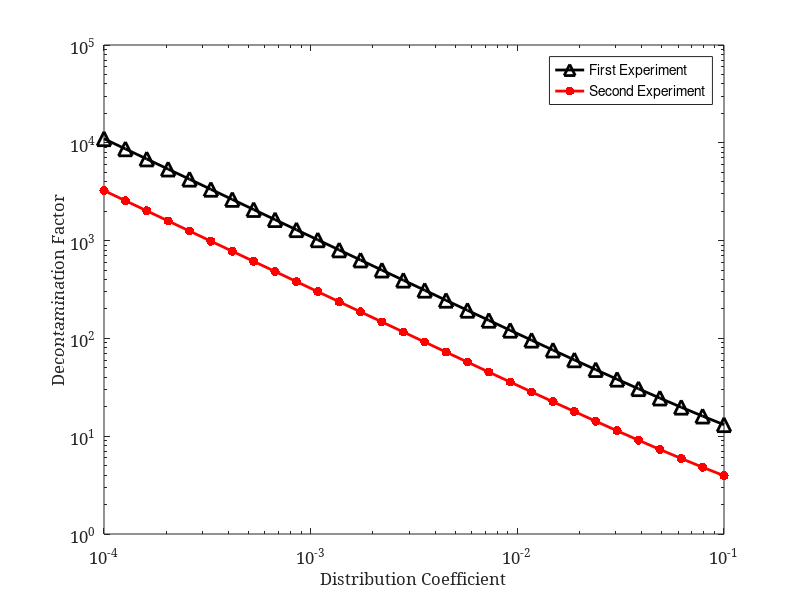

Reproduce this figure in MATLAB.
%This program makes a graph showing how volume affects the mass in each 
% portion of solutionm, and single Step decontamination factors.

N=30; % Make N = 30 for prettier graphs

%%%%%%%%%%%%%%%%%%%%%%%%%%%%%%%%%%%%%%%%%%%%%%%%%%%%%%%%%%%%%%%%%%%%%%%%%%%
%%%%%%%%%%%%%%%%%%%%% Variables/Input/Setup %%%%%%%%%%%%%%%%%%%%%%%%%%%%%%%
%%%%%%%%%%%%%%%%%%%%%%%%%%%%%%%%%%%%%%%%%%%%%%%%%%%%%%%%%%%%%%%%%%%%%%%%%%%

%Volume of TBP added to stock solution (extraction)
vt=0.5;         %Linear Space

%Volume of stock solution 
vh=0.5;

%Distribution coefficents
DR=[14,logspace(-4,-1,N)];

%Mass Percent in TBP first contact
pt=zeros(length(DR),1);
%Mass Percent in TBP second conatct
pt2=zeros(length(DR),1);
%Mass Percent in TBP third contact
pt3=zeros(length(DR),1);
%Mass Percent in TBP fourth contact
pt4=zeros(length(DR),1);

%Mass Percent in product 1 extraction 1 back-extraction
ph1e1b=zeros(length(DR),1);
%Mass Percent in product 4 extraction 1 back-extraction
ph4e1b=zeros(length(DR),1);
%Mass Percent in product 4 extraction 2 back-extraction
ph4e2b=zeros(length(DR),1);
%Mass Percent in product 4 extraction 3 back-extraction
ph4e3b=zeros(length(DR),1);

%Sum of mass percent after four contacts
spt2=zeros(length(DR),1);
spt3=zeros(length(DR),1);
spt4=zeros(length(DR),1);

%Sum of mass percent after four extractions and three back-extractions
sph4e3b=zeros(length(DR),1);

%Decontamination factor with respect to Pu 1 extraction 1 back-extraction
DF=zeros(length(DR)-1,1);
%Decontamination factor with respect to Pu 4 extraction 3 back-extraction
DF4=zeros(length(DR)-1,1);


%%%%%%%%%%%%%%%%%%%%%%%%%%%%%%%%%%%%%%%%%%%%%%%%%%%%%%%%%%%%%%%%%%%%%%%%%%%
%%%%%%%%%%%%%%%%%%%%%%%%%% Calculations %%%%%%%%%%%%%%%%%%%%%%%%%%%%%%%%%%%
%%%%%%%%%%%%%%%%%%%%%%%%%%%%%%%%%%%%%%%%%%%%%%%%%%%%%%%%%%%%%%%%%%%%%%%%%%%


%%%%%%%%%%%%%%%%%%%%%%%%%%%%%%%%% Extraction %%%%%%%%%%%%%%%%%%%%%%%%%%%%%%
%%%%%%% Calculate the percent in TBP for each Distribution ratio %%%%%%%%%%



%Multiply the separation by 5/7 because we remove only 0.5 ml not 0.7
Hold_up=5/7;
%Hold_up=1;

for i=1:length(DR)
   
   %First contact
   pt(i,1)=1./(1+(1/DR(i)).*(vh./vt)).*Hold_up;
   
   %Second Contact (if we keep the volume ratio the same between the first
   %and second contacts)
   pt2(i,1)=(1-pt(i,1)).*pt(i,1);
   
   %Third (I think this is right)
   pt3(i,1)=(1-pt2(i,1)-pt(i,1)).*pt(i,1);
   
   %Fourth (I think this is right)
   pt4(i,1)=(1-pt3(i,1)-pt2(i,1)-pt(i,1)).*pt(i,1);
   
   %Let us add up all the previous
   spt2(i,1)=pt(i,1)+pt2(i,1);
   spt3(i,1)=pt(i,1)+pt2(i,1)+pt3(i,1);
   spt4(i,1)=pt(i,1)+pt2(i,1)+pt3(i,1)+pt4(i,1); 
end

plot(DR,pt)





%%%%%%%%%%%%%%%%%%%%%%%%%%%%%%%%%%%% Back Extraction %%%%%%%%%%%%%%%%%%%%%%

%Let us assume Pu back extracts in Pu(III)

%Mass Percent in product 1 extraction 1 back-extraction
%Assume DR=0.0223
hold_up=0.5/0.6;
hold_up=1;
ph1e1b(1,1)=pt(1,1)*(1-1/(1+(1/0.0223)*(0.6/0.5)))*(hold_up);

DR_Pu_be=0.6;
vh_vt_be=2.1/2.0;
hold_up=2.0/2.1;

%Percent in TBP
TBP=1/(1+(1/DR_Pu_be)*vh_vt_be);

%Mass Percent in product 4 extraction 1 back-extraction
ph4e1b(1,1)=spt4(1,1)*(1-TBP)*hold_up;
%Mass Percent in product 4 extraction 2 back-extraction
ph4e2b(1,1)=(spt4(1,1)-ph4e1b(1,1))*(1-TBP)*hold_up;
%Mass Percent in product 4 extraction 3 back-extraction
ph4e3b(1,1)=(spt4(1,1)-ph4e1b(1,1)-ph4e2b(1,1))*(1-TBP)*hold_up;

%We added them all up
sph4e3b(1,1)=ph4e1b(1,1)+ph4e2b(1,1)+ph4e3b(1,1);

for i=2:length(DR)
    %DR here should get lower because we are lowering HNO3 concentration
    ph1e1b(i,1)=pt(i,1)*(1-1/(1+(1/(DR(i)))*(0.6/0.5)))*(0.5/0.6); 
    
    %Percent in TBP
    TBP=1/(1+(1/((DR(i)*1))*vh_vt_be));

    %Mass Percent in product 4 extraction 1 back-extraction
    ph4e1b(i,1)=spt4(i,1)*(1-TBP)*hold_up;
    %Mass Percent in product 4 extraction 2 back-extraction
    ph4e2b(i,1)=(spt4(i,1)-ph4e1b(i,1))*(1-TBP)*hold_up;
    %Mass Percent in product 4 extraction 3 back-extraction
    ph4e3b(i,1)=(spt4(i,1)-ph4e1b(i,1)-ph4e2b(i,1))*(1-TBP)*hold_up;

    %We added them all up
    sph4e3b(i,1)=ph4e1b(i,1)+ph4e2b(i,1)+ph4e3b(i,1);
    
end





%%%%%%%%%%%%%%%% Calculate the DF with respect to Pu %%%%%%%%%%%%%%%%%%%%%%

for i=2:length(DR) %i starts at 3 because FP start at 3
    %Decontamination factors for 1 extraction 1 back extraction
    DF(i-1,:)=ph1e1b(1,:).*(ph1e1b(i,:).^-1);
    
    %Decontamination factors for 4 extractions 3 back-extractions
    DF4(i-1,:)=sph4e3b(1,:).*(sph4e3b(i,:).^-1);
    
end


%%%%%%%%%%%%%%%%%%%%%%%%%%%%%%%%%%%%%%%%%%%%%%%%%%%%%%%%%%%%%%%%%%%%%%%%%%%
%%%%%%%%%%%%%%%%%%%%%%%%%%%%% Plotting %%%%%%%%%%%%%%%%%%%%%%%%%%%%%%%%%%%%
%%%%%%%%%%%%%%%%%%%%%%%%%%%%%%%%%%%%%%%%%%%%%%%%%%%%%%%%%%%%%%%%%%%%%%%%%%%


%Plot Ratios
plot(DR(1,2:N+1),DF4./DF,'k^-','LineWidth',2,'MarkerSize',10) %Ratio
xlabel ('Distribution Coefficient','FontSize',12,'Fontname','Garamond');
ylabel ('Exp4_{DF}/Exp1_{DF}','FontSize',13,'Fontname','Garamond');
grid on;set(gca,'FontSize',12,'Fontname','Garamond');
set(findall(gcf,'type','text'),'FontSize',12,'Fontname','Garamond');

hold off;



%%%%%%%%%%%%%%%%%%%%%%%%%%% First and fourth contact (no add)%%%%%%%%%%%%%%
%%%%%%%%%%%%%%%% Plot the Decontamination Factor in TBP %%%%%%%%%%%%%%%%%%%
%%%%%%%%%%%%%%%%%%%%%%%%%%%  Log Log Scale %%%%%%%%%%%%%%%%%%%%%%%%%%%%%%%%

loglog(DR(1,2:N+1),DF,'k^-','LineWidth',2,'MarkerSize',10); %First Exp
hold on;
loglog(DR(1,2:N+1),DF4,'r.-','LineWidth',2,'MarkerSize',20); %Second Exp

xlabel ('Distribution Coefficient','FontSize',12,'Fontname','Garamond');
ylabel ('Decontamination Factor','FontSize',13,'Fontname','Garamond');
grid on;set(gca,'FontSize',12,'Fontname','Garamond');
set(findall(gcf,'type','text'),'FontSize',12,'Fontname','Garamond');
h_legend=legend('First Experiment','Second Experiment');
set(gca,'fontsize',12,'Fontname','Garamond')
set(h_legend,'FontSize',10);
hold off;
grid off;


disp(mean(DF4./DF))
